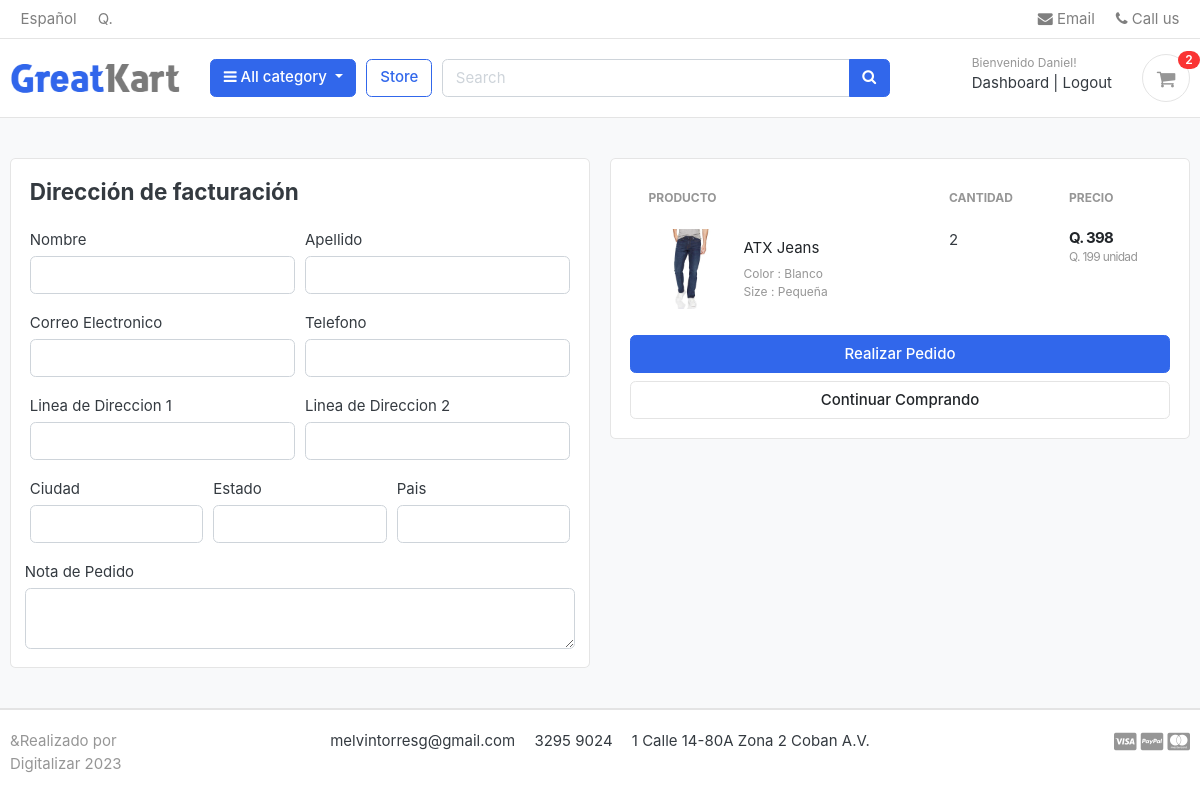
The page /cart/checkout/ (signed in) on the database as committed earlier.
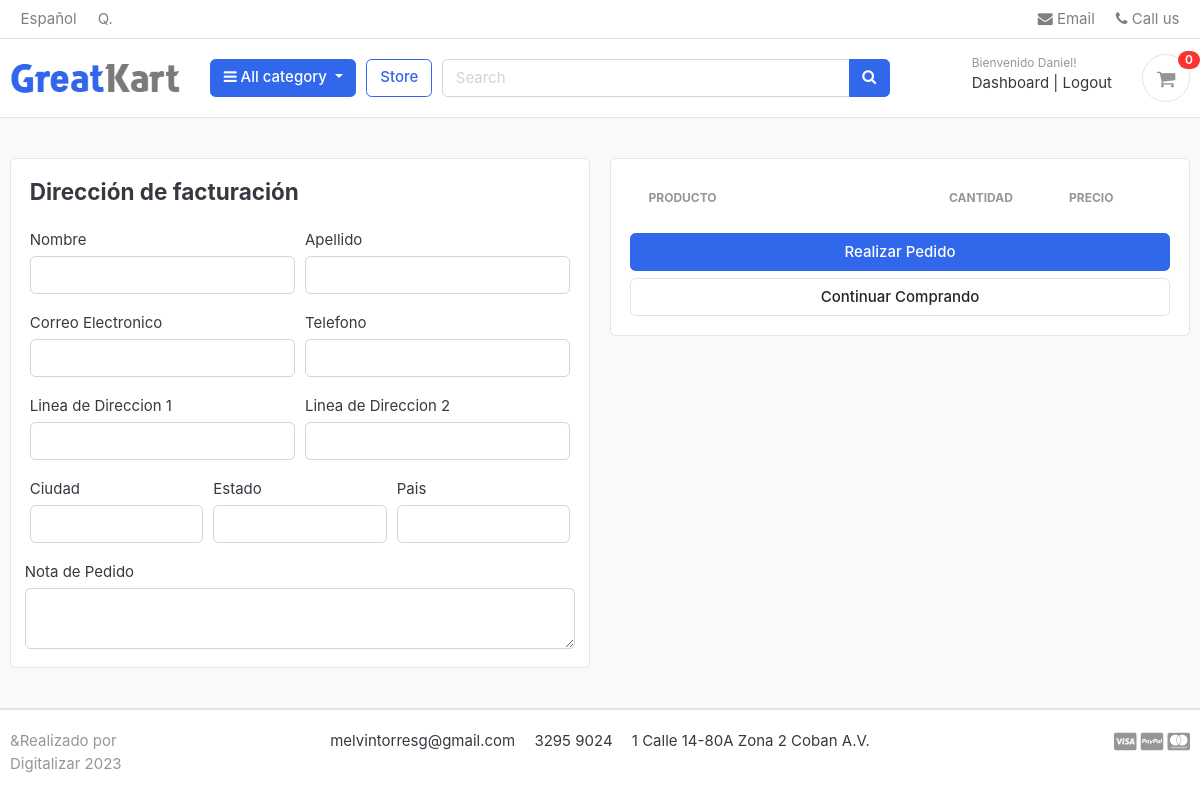
The same page on the database as committed later.
### carts/models.py (models this page shows, shortened)
class CartItem(models.Model):
    user = models.ForeignKey(Account, on_delete=models.CASCADE, null=True)
    product = models.ForeignKey(Product, on_delete=models.CASCADE)
    variations = models.ManyToManyField(Variation, blank=True)
    cart    = models.ForeignKey(Cart, on_delete=models.CASCADE, null=True)
    quantity = models.IntegerField()
    is_active = models.BooleanField(default=True)
    def sub_total(self):
        return self.product.price * self.quantity

### store/models.py (models this page shows, shortened)
class Product(models.Model):
        product_name    = models.CharField(max_length=200, unique=True)
        slug            = models.SlugField(max_length=200, unique=True)
        description     = models.TextField(max_length=500, blank=True)
        price           = models.IntegerField()
        images          = models.ImageField(upload_to='photos/products')
        stock           = models.IntegerField()
        is_available    = models.BooleanField(default=True)
        category        = models.ForeignKey(Category, on_delete= models.CASCADE)
        created_date    = models.DateTimeField(auto_now_add=True)
        modified_date   = models.DateTimeField(auto_now=True)
        def get_url(self):
                return reverse('product_details', args=[self.category.slug, self.slug])

class Variation(models.Model):
        product = models.ForeignKey(Product, on_delete=models.CASCADE)
        variation_category = models.CharField(max_length=100, choices=variation_category_choice)
        variation_value    = models.CharField(max_length=100)
        is_active          = models.BooleanField(default=True)
        created_date       = models.DateTimeField(auto_now=True)
        objects = VariationManager()

### carts/views.py (the view)
# urls.py: path('checkout/', views.checkout, name='checkout'),
@login_required(login_url='login')
def checkout(request, total=0, quantity=0, cart_items=None):
    try:
        tax = 0
        grand_total = 0
        if request.user.is_authenticated:
            cart_items = CartItem.objects.filter(user=request.user, is_active=True)
        else:
            cart = Cart.objects.get(cart_id=_cart_id(request))
            cart_items = CartItem.objects.filter(cart=cart, is_active=True)
        for cart_item in cart_items:
            total += (cart_item.product.price * cart_item.quantity)
            quantity += cart_item.quantity
        tax = (12 * total)/100
        grand_total = total + tax
    except ObjectDoesNotExist:
        pass #just ignore
    context = {
        'total': total,
        'quantity': quantity,
        'cart_items': cart_items,
        'tax'       : tax,
        'grand_total': grand_total,
    }
    return render(request, 'store/checkout.html', context)

### carts/context_processors.py (called while the page is built)
def counter(request):
    cart_count = 0
    if 'admin' in request.path:
        return {}
    else:
        try:
            cart = Cart.objects.filter(cart_id=_cart_id(request))
            if request.user.is_authenticated:
                cart_items = CartItem.objects.all().filter(user=request.user)
            else:
                cart_items = CartItem.objects.all().filter(cart=cart[:1])
            for cart_item in cart_items:
                cart_count += cart_item.quantity
        except Cart.DoesNotExist:
            cart_count = 0
    return dict(cart_count=cart_count)

### carts/views.py (called while the page is built)
def _cart_id(request):
    cart = request.session.session_key
    if not cart:
        cart = request.session.create()
    return cart

### category/context_processors.py (called while the page is built)
def menu_links(request):
        links = Category.objects.all()
        return dict(links=links)

### category/models.py (called while the page is built)
    def get_url(self):
        return reverse('products_by_category', args = [self.slug])

### templates/store/checkout.html (shortened to what the changed rows need)
{% extends 'base.html' %}
{% load static %}
{% block content %}
<section class="section-content padding-y bg">
<div class="container">
<div class="row">
        <aside class="col-lg-6">
                <div class="card">
                <div class="card-body">
                        <table class="table table-borderless table-shopping-cart">
                                <thead class="text-muted">
                                <tr class="small text-uppercase">
                                        <th scope="col">Producto</th>
                                        <th scope="col" width="120">Cantidad</th>
                                        <th scope="col" width="120">Precio</th>
                                </tr>
                                </thead>
                                <tbody>
                                {% for cart_item in cart_items %}
                                <tr>
                                        <td>
                                                <figure class="itemside align-items-center">
                                                        <div class="aside"><img src="{{ cart_item.product.images.url }}" class="img-sm"></div>
                                                        <figcaption class="info">
                                                                <a href="{{ cart_item.product.get_url }}" class="title text-dark">{{ cart_item.product.product_name }}</a>
                                                                <p class="text-muted small">
                                                                        {% if cart_item.variations.all %}
                                                                                {% for item in cart_item.variations.all %}
                                                                                        {{ item.variation_category | capfirst }} : {{ item.variation_value | capfirst }} <br>
                                                                                {% endfor %}
                                                                        {% endif %}
                                                                </p>
                                                        </figcaption>
                                                </figure>
                                        </td>
                                        <td>
                                                <label for="">{{cart_item.quantity}}</label>
                                        </td>
                                        <td>
                                                <div class="price-wrap">
                                                        <var class="price">Q. {{ cart_item.sub_total }}</var>
                                                        <small class="text-muted"> Q. {{ cart_item.product.price }} unidad </small>
                                                </div>
                                        </td>
                                </tr>
                                {% endfor %}
                                </tbody>
                                </table>
                </div>
                </div>
        </aside>
</div>
</div>
</section>
{% endblock %}

### templates/includes/navbar.html (shortened to what the changed rows need)
{% load static %}
<header class="section-header">
        <section class="header-main border-bottom">
                <div class="container">
        <div class="row align-items-center">
                <div class="col-lg-3 col-sm-6 col-8 order-2 order-lg-3">
                                        <div class="d-flex justify-content-end mb-3 mb-lg-0">
                                                <a href="{% url 'cart' %}" class="widget-header pl-3 ml-3">
                                                        <div class="icon icon-sm rounded-circle border"><i class="fa fa-shopping-cart"></i></div>
                                                        <span class="badge badge-pill badge-danger notify">{{cart_count}}</span>
                                                </a>
                                        </div>
                                </div>
        </div>
                </div>
        </section>
        </header>

Rows that differ between the two databases and show on the page:
removed CartItem: product.images (picture), product.product_name "ATX Jeans", quantity "2", sub_total "398", product.price "199"
no longer on this page (row unchanged): Variation: variation_category "Color", variation_value "Blanco"
no longer on this page (row unchanged): Variation: variation_category "Size", variation_value "Pequeña"
Other text that changed with them:
{{ cart_count }}: "2" → "0"
